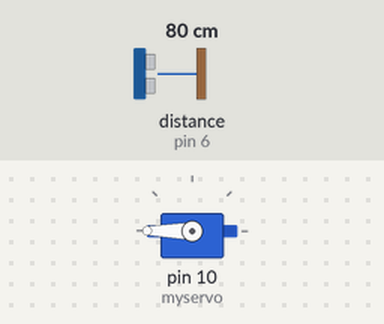
Bench run of a sketch on a simulated Arduino Uno, built with avr-gcc and run on an emulated ATmega328P. Parts: servo. Inputs (shaded band) come from the test bench; at power-on: distance to the obstacle (sensor on pin 6) 80 cm. The echo pulse lasts 58.3 µs per cm.

Above: at 1.8 s.
1.9 s: distance to the obstacle (sensor on pin 6) set to 8 cm
3.4 s: distance to the obstacle (sensor on pin 6) set to 5 cm
At 4.6 s:
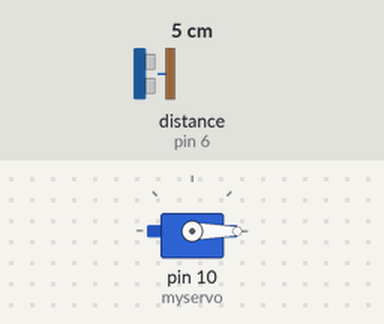
5.5 s: distance to the obstacle (sensor on pin 6) set to 9 cm
At 6.1 s:
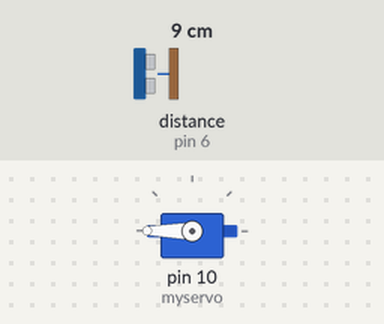
7.1 s: distance to the obstacle (sensor on pin 6) set to 2 cm
At 8.9 s:
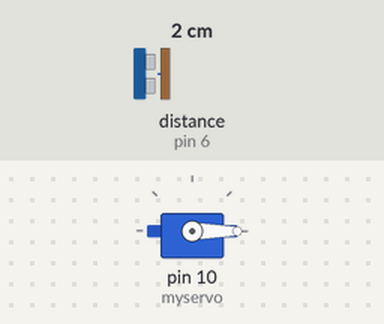
Timing chart, 0 to 10.1 s (numbered marks = the images above; inputs shaded):
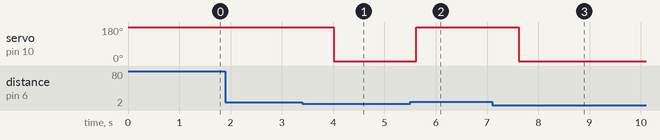

The sketch:

index.ino
```cpp
#include <HCSR04.h>
#include <Servo.h>

HCSR04 hc(5,6); // Initialisation class HCSR04 (trig pin , echo pin)
Servo myservo;

int jarak = 0;

void setup() {
  myservo.attach(10);
}

void loop() {
  jarak = hc.dist();
  if(jarak <= 6){
    myservo.write(0);
    delay(200);
  }
  else{
    myservo.write(180);
    delay(1000);
  }
}
```

Measured:
- the behaviour switches between 7 and 6 cm on distance to the obstacle (sensor on pin 6) (found by bisection; images 0 and 1)
- after the input at 1.9 s, every drawn part: stays the same
- after the input at 3.4 s, servo on pin 10 (myservo): 180° → 0° after 0.61 s
- after the input at 5.5 s, servo on pin 10 (myservo): 0° → 180° after 0.12 s
- after the input at 7.1 s, servo on pin 10 (myservo): 180° → 0° after 0.52 s
